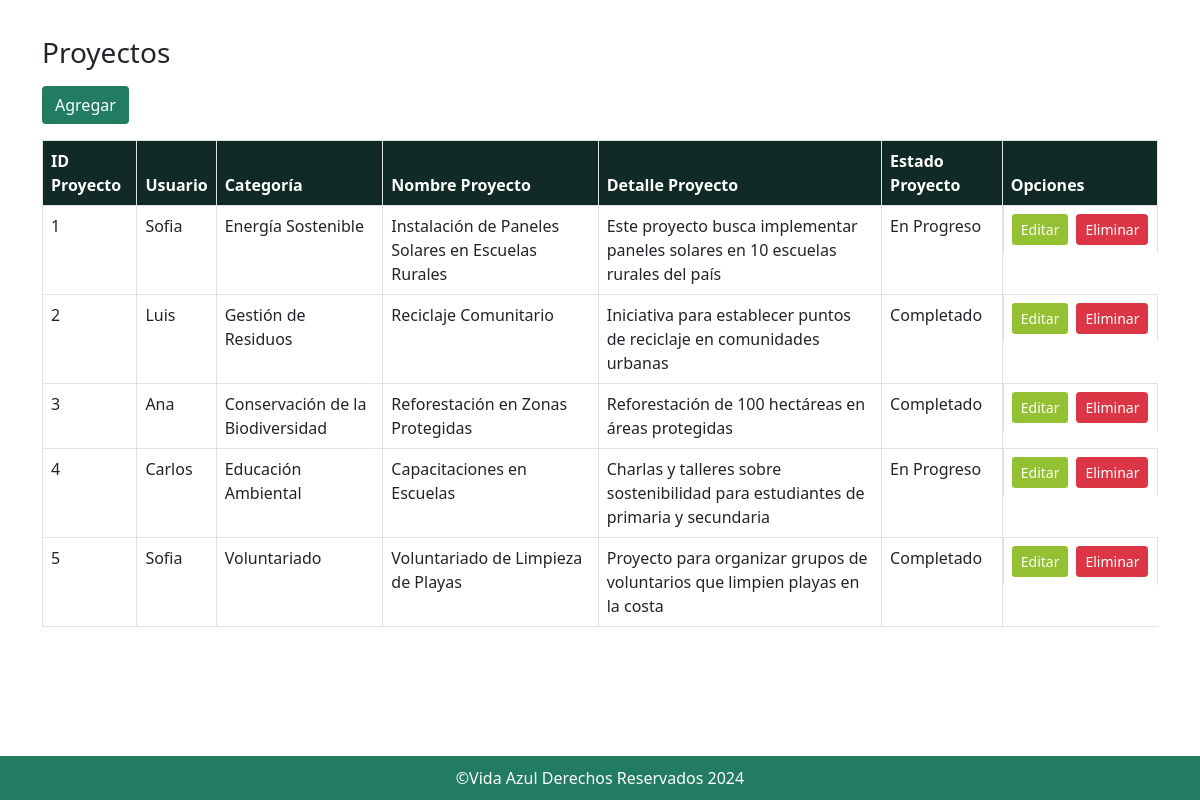
Screenshot of /proyecto/listado.php with the database file from the repository.
### tables this page shows
CREATE TABLE `proyecto` (
  `id_proyecto` int(11) NOT NULL,
  `id_usuario` int(11) DEFAULT NULL,
  `id_categoria` int(11) DEFAULT NULL,
  `nombre_proyecto` varchar(100) NOT NULL,
  `detalle_proyecto` text DEFAULT NULL,
  `estado_proyecto` varchar(50) DEFAULT NULL
);

CREATE TABLE `usuario` (
  `id_usuario` int(11) NOT NULL,
  `id_rol` int(11) DEFAULT NULL,
  `nombre_usuario` varchar(100) NOT NULL,
  `apellido_usuario` varchar(100) NOT NULL,
  `correo` varchar(150) NOT NULL,
  `contrasenia` varchar(100) NOT NULL
);

CREATE TABLE `categoria` (
  `id_categoria` int(11) NOT NULL,
  `nombre_categoria` varchar(100) NOT NULL
);

### proyecto/listado.php (the view, shortened to what this page needs)
<!DOCTYPE html>
<html lang="en">
<head>
    <link href="https://cdn.jsdelivr.net/npm/bootstrap@5.0.2/dist/css/bootstrap.min.css" rel="stylesheet"
>
    <link href="https://cdn.jsdelivr.net/npm/bootstrap-icons/font/bootstrap-icons.css" rel="stylesheet">
    <link href="../styles.css" rel="stylesheet">
</head>
<body>
    <main class="flex-shrink-0">
        <div class="container">
            <h3 class="my-3" id="titulo">Proyectos</h3>
            <a href="nuevo.php" class="btn" style="background-color: #217C61; color: white;">Agregar</a>
            <table class="table table-hover table-bordered my-3" aria-describedby="titulo">
                <thead style="background-color: #112A26; color: white;">
                    <tr>
                        <th scope="col">ID Proyecto</th>
                        <th scope="col">Usuario</th>
                        <th scope="col">Categoría</th>
                        <th scope="col">Nombre Proyecto</th>
                        <th scope="col">Detalle Proyecto</th>
                        <th scope="col">Estado Proyecto</th>
                        <th scope="col">Opciones</th>
                    </tr>
                </thead>
                <?php
                $conexion = new mysqli("localhost", "vida_azul", "vidaazul", "vida_azul");
                $sql = "SELECT p.id_proyecto, p.nombre_proyecto, u.nombre_usuario AS usuario, c.nombre_categoria AS categoria, p.detalle_proyecto, p.estado_proyecto
        FROM proyecto p
        JOIN usuario u ON p.id_usuario = u.id_usuario
        JOIN categoria c ON p.id_categoria = c.id_categoria";
                $result = $conexion->query($sql);
                if ($result->num_rows > 0) {
                    while ($row = $result->fetch_assoc()) {
                        $id = $row['id_proyecto'];
                        $usuario = $row['usuario'];
                        $categoria = $row['categoria'];
                        $nombre = $row['nombre_proyecto'];
                        $detalle = $row['detalle_proyecto'];
                        $estado = $row['estado_proyecto'];
                        ?>
                        <tbody>
                            <tr>
                                <td name="id"><?php echo $id; ?></td>
                                <td name="usuario"><?php echo $usuario; ?></td>
                                <td name="categoria"><?php echo $categoria; ?></td>
                                <td name="nombre"><?php echo $nombre; ?></td>
                                <td name="detalle"><?php echo $detalle; ?></td>
                                <td name="estado"><?php echo $estado; ?></td>
                                <td style="display: flex; align-items: center;">
                                    <a href="edita.php?id=<?php echo $id; ?>" class="btn btn-sm me-2"
                                        style="background-color: #94C132; color: white;">Editar</a>
                                    <button type="button" class="btn btn-danger btn-sm" data-bs-toggle="modal"
                                        data-bs-target="#eliminaModal" data-bs-id="<?php echo $id; ?>">Eliminar</button>
                                </td>
                            </tr>
                        </tbody>
                        <?php
                    }
                } else {
                    echo "No se encontraron proyectos, por favor intente nuevamente.";
                }
                ?>
            </table>
        </div>
    </main>
    <footer class="footer" style="background-color:#217C61;position: fixed; bottom: 0;width: 100%;"
        class="col text-center text-white mt-auto p-1">
        <div class="container ">
            <div class="col">
                <p style="color: white;">&COPY;Vida Azul Derechos Reservados 2024</p>
            </div>
        </div>
    </footer>
</body>
</html>

### styles.css (style rules this page uses)
* { box-sizing: border-box; }
--------------------------------------Footer------------------------------------- html, body { height: 100%; margin: 0; padding: 0; }
body { display: flex; flex-direction: column; }
footer.footer { background-color: #217C61; color: white; padding: 10px 0; flex-shrink: 0; text-align: center; width: 100%; }
.container { flex: 1 0 auto; }
footer p { margin: 0; }
main { padding: 20px; }
button { background-color: #007BFF; color: white; border: none; padding: 10px 15px; cursor: pointer; border-radius: 3px; }

### rows the page displays
proyecto: id_proyecto "1", id_usuario.nombre_usuario "Sofia", id_categoria.nombre_categoria "Energía Sostenible", nombre_proyecto "Instalación de Paneles Solares en Escuelas Rurales", detalle_proyecto "Este proyecto busca implementar paneles solares en 10 escuelas rurales del país", estado_proyecto "En Progreso"
proyecto: id_proyecto "2", id_usuario.nombre_usuario "Luis", id_categoria.nombre_categoria "Gestión de Residuos", nombre_proyecto "Reciclaje Comunitario", detalle_proyecto "Iniciativa para establecer puntos de reciclaje en comunidades urbanas", estado_proyecto "Completado"
proyecto: id_proyecto "3", id_usuario.nombre_usuario "Ana", id_categoria.nombre_categoria "Conservación de la Biodiversidad", nombre_proyecto "Reforestación en Zonas Protegidas", detalle_proyecto "Reforestación de 100 hectáreas en áreas protegidas", estado_proyecto "Completado"
proyecto: id_proyecto "4", id_usuario.nombre_usuario "Carlos", id_categoria.nombre_categoria "Educación Ambiental", nombre_proyecto "Capacitaciones en Escuelas", detalle_proyecto "Charlas y talleres sobre sostenibilidad para estudiantes de primaria y secundaria", estado_proyecto "En Progreso"
proyecto: id_proyecto "5", id_usuario.nombre_usuario "Sofia", id_categoria.nombre_categoria "Voluntariado", nombre_proyecto "Voluntariado de Limpieza de Playas", detalle_proyecto "Proyecto para organizar grupos de voluntarios que limpien playas en la costa", estado_proyecto "Completado"
